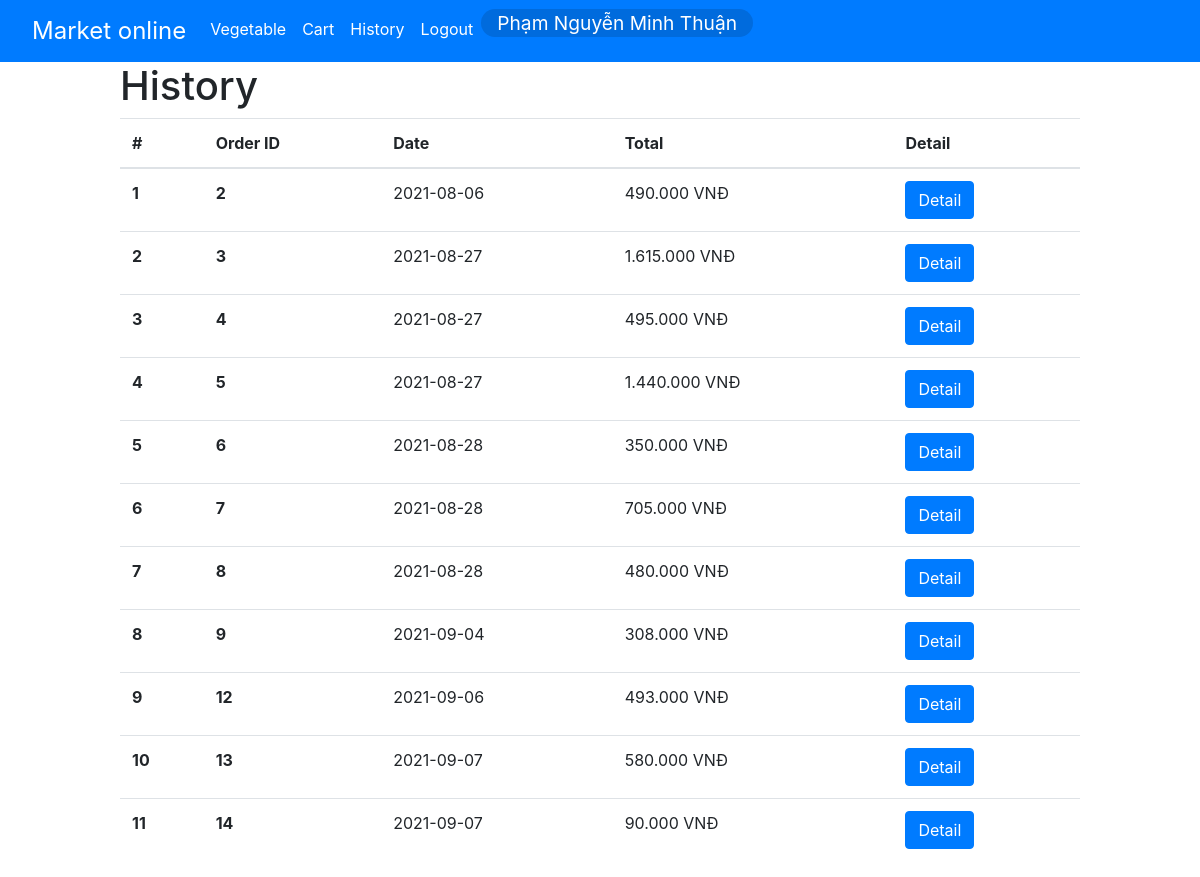
The app's page /cart/history.php (signed in) with its own data.
### tables this page shows
CREATE TABLE `orders` (
  `OrderID` int(10) UNSIGNED NOT NULL,
  `CustomerID` int(10) NOT NULL,
  `Date` date NOT NULL,
  `Total` float NOT NULL,
  `Note` text
);

### connection.php (called while the page is built)
<?php
function getConnection(){
    $dbhost = "localhost";
    $dbuser = "root";
    $dbpass = "123456";
    $db = "market";
    $conn = new mysqli($dbhost, $dbuser, $dbpass, $db) or die("Connect failed: %s\n" . $conn->error);
    mysqli_query($conn,"set names 'utf8'");
    return $conn;
}
?>

### class/order.php (called while the page is built, shortened)
<?php
class order
{
    function getAllOrder($cusID)
    {
        $qry = "SELECT * FROM `orders` WHERE `CustomerID` = $cusID";
        return getDataFromResultSet(mysqli_query(getConnection(),$qry));
    }
}
?>

### otherFunc.php (called while the page is built, shortened)
<?php
function convertToMoney($number)
{
    $i = strlen($number) - 1;
    $result =  "";
    while ($i >= 0) {
        while ($i - 3 >= 0) {
            $result = "." . substr($number, $i - 2, 3) . $result;
            $i -= 3;
        }
        if ($i >= 0) {
            $result =  substr($number, 0, $i + 1) . $result;
            break;
        }
    }
    return $result;
}
function getDataFromResultSet($rs)
{
    if (mysqli_num_rows($rs) <= 0) {
        return array();
    } else {
        while ($row = mysqli_fetch_assoc($rs)) {
            $data[] = $row;
        }
    }
    return $data;
}
?>

### cart/history.php (the view, shortened to what this page needs)
<?php
include_once('../otherFunc.php');
include_once('../connection.php');
include_once('../class/order.php');
?>
<!DOCTYPE html>
<html lang="en">
<head>
    <link rel="stylesheet" href="../css/bootstrap.css">
    <link rel="stylesheet" href="../css/mystyle.css">
</head>
<body>
    <?php include_once('../submenu.php');?>
    <div style="width: 80%;margin-left: 10%;">
        <h1>History</h1>
        <table class="table">
            <thead>
                <tr>
                    <th scope="col">#</th>
                    <th scope="col">Order ID</th>
                    <th scope="col">Date</th>
                    <th scope="col">Total</th>
                    <th scope="col">Detail</th>
                </tr>
            </thead>
            <tbody>
                <?php
                $obj = new order;
                $data = $obj->getAllOrder($_SESSION['user']['CustomerID']);
                $count = 0;
                foreach ($data as $key => $value) {
                    echo '<tr>
                        <th scope="row">' . ++$count . '</th>
                        <th scope="row">' . $value['OrderID'] . '</th>
                        <td>' . $value['Date'] . '</td>
                        <td>' . convertToMoney($value['Total']) . ' VNĐ</td>
                        <td>
                            <button class="btn btn-primary">
                                <a href="./detail.php?id=' . $value['OrderID'] . '" class="image-cart" style="color:white;">Detail</a>
                            </button>
                        </td>
                    </tr>';
                }
                ?>
            </tbody>
        </table>
    </div>
</body>
</html>

### submenu.php (shortened to what this page needs)
<!DOCTYPE html>
<html lang="en">
<head>
    <link rel="stylesheet" href="./css/bootstrap.css">
    <link rel="stylesheet" href="./css/mystyle.css">
</head>
<body>
    <nav class="navbar navbar-expand-lg navbar-dark bg-primary">
        <a class="navbar-brand" style="margin-left: 1rem;font-size: 1.5rem;" href="../index.php">Market online</a>
        <div class="collapse navbar-collapse" id="navbarText">
            <ul class="navbar-nav mr-auto">
                <li class="nav-item active"><a class="nav-link" href="../vegetable/index.php">Vegetable</a></li>
                <li class="nav-item active"><a class="nav-link" href="../cart/index.php">Cart</a></li>
                <?php
                if (isset($_SESSION['user'])) {
                    echo '<li class="nav-item active"><a class="nav-link" href="../cart/history.php">History</a></li>
                            <li class="nav-item active"><a class="nav-link" href="../customer/logout.php">Logout</a></li>
                            <li class="nav-item"><p class="name-customer-menu">' . $_SESSION['user']['Fullname'] . '</p></li>';
                }
                ?>
            </ul>
        </div>
    </nav>
</body>
</html>

### css/mystyle.css (style rules this page uses)
.name-customer-menu { color: white; background-color: #006bdd; padding: 0 1rem 0 1rem; border-radius: 1rem; font-size: 1.2rem; }
.image-cart { width: 9rem; height: 9rem; border-radius: 0.3rem; }

### records on screen
orders: OrderID "2", Date "2021-08-06", Total "490.000"
orders: OrderID "3", Date "2021-08-27", Total "1.615.000"
orders: OrderID "4", Date "2021-08-27", Total "495.000"
orders: OrderID "5", Date "2021-08-27", Total "1.440.000"
orders: OrderID "6", Date "2021-08-28", Total "350.000"
orders: OrderID "7", Date "2021-08-28", Total "705.000"
orders: OrderID "8", Date "2021-08-28", Total "480.000"
orders: OrderID "9", Date "2021-09-04", Total "308.000"
orders: OrderID "12", Date "2021-09-06", Total "493.000"
orders: OrderID "13", Date "2021-09-07", Total "580.000"
orders: OrderID "14", Date "2021-09-07", Total "90.000"

### other values on screen
$_SESSION['user']['Fullname'] "Phạm Nguyễn Minh Thuận"
